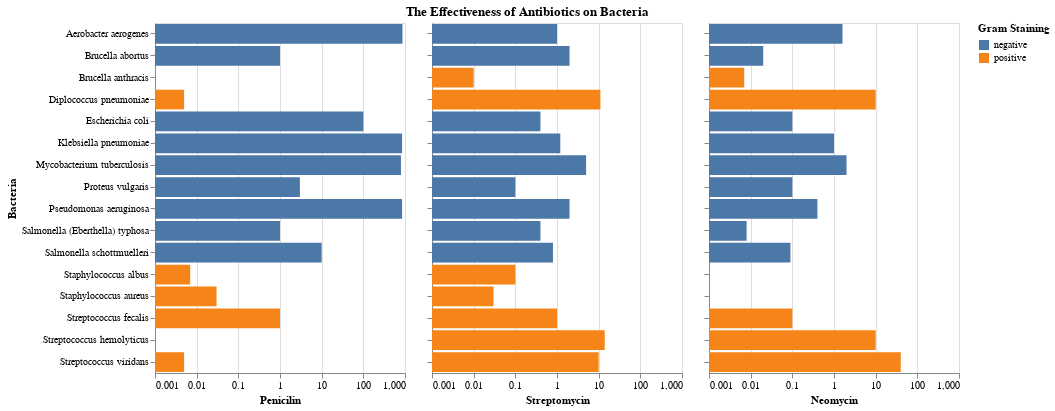

Notebook cell for this chart:
### Code cell
import altair as alt

grid_values = [0.001, 0.01, 0.1, 1, 10, 100, 1000]

chart1 = alt.Chart(antibiotics).mark_bar().encode(
    x=alt.X("Penicilin:Q", scale=alt.Scale(type="log", clamp=True, domain=[0.001, 1000]), axis=alt.Axis(grid=True, values=grid_values)),
    y=alt.Y("Bacteria"),
    color="Gram Staining",
).properties(
    width=250,
    height=350 
)

chart2 = alt.Chart(antibiotics).mark_bar().encode(
    x=alt.X("Streptomycin:Q", scale=alt.Scale(type="log", clamp=True, domain=[0.001, 1000]), axis=alt.Axis(grid=True, values=grid_values)),
    y=alt.Y("Bacteria", axis=alt.Axis(labels=False, title=None)),
    color="Gram Staining",
).properties(
    width=250,
    height=350 
)

chart3 = alt.Chart(antibiotics).mark_bar().encode(
    x=alt.X("Neomycin:Q", scale=alt.Scale(type="log", clamp=True, domain=[0.001, 1000]), axis=alt.Axis(grid=True, values=grid_values)),
    y=alt.Y("Bacteria", axis=alt.Axis(labels=False, title=None)),
    color="Gram Staining",
).properties(
    width=250,
    height=350
)


alt.hconcat(chart1, chart2, chart3).properties(
    title=alt.TitleParams("The Effectiveness of Antibiotics on Bacteria", anchor="middle")
)

### Figure 1 — Vega-Lite specification as saved in the notebook (floating-point values rounded to 4 significant figures)
{"config": {"view": {"continuousWidth": 300, "continuousHeight": 300}}, "hconcat": [{"mark": {"type": "bar"}, "encoding": {"color": {"field": "Gram Staining", "type": "nominal"}, "x": {"axis": {"grid": true, "values": [0.001, 0.01, 0.1, 1, 10, 100, 1000]}, "field": "Penicilin", "scale": {"clamp": true, "domain": [0.001, 1000], "type": "log"}, "type": "quantitative"}, "y": {"field": "Bacteria", "type": "nominal"}}, "height": 350, "width": 250}, {"mark": {"type": "bar"}, "encoding": {"color": {"field": "Gram Staining", "type": "nominal"}, "x": {"axis": {"grid": true, "values": [0.001, 0.01, 0.1, 1, 10, 100, 1000]}, "field": "Streptomycin", "scale": {"clamp": true, "domain": [0.001, 1000], "type": "log"}, "type": "quantitative"}, "y": {"axis": {"labels": false, "title": null}, "field": "Bacteria", "type": "nominal"}}, "height": 350, "width": 250}, {"mark": {"type": "bar"}, "encoding": {"color": {"field": "Gram Staining", "type": "nominal"}, "x": {"axis": {"grid": true, "values": [0.001, 0.01, 0.1, 1, 10, 100, 1000]}, "field": "Neomycin", "scale": {"clamp": true, "domain": [0.001, 1000], "type": "log"}, "type": "quantitative"}, "y": {"axis": {"labels": false, "title": null}, "field": "Bacteria", "type": "nominal"}}, "height": 350, "width": 250}], "data": {"name": "data-70d9bdb983fc631292457d1c62e80f9a"}, "title": {"text": "The Effectiveness of Antibiotics on Bacteria", "anchor": "middle"}, "$schema": "https://vega.github.io/schema/vega-lite/v5.20.1.json", "datasets": {"data-70d9bdb983fc631292457d1c62e80f9a": [{"Bacteria": "Aerobacter aerogenes", "Penicilin": 870.0, "Streptomycin": 1.0, "Neomycin": 1.6, "Gram Staining": "negative"}, {"Bacteria": "Brucella abortus", "Penicilin": 1.0, "Streptomycin": 2.0, "Neomycin": 0.02, "Gram Staining": "negative"}, {"Bacteria": "Brucella anthracis", "Penicilin": 0.001, "Streptomycin": 0.01, "Neomycin": 0.007, "Gram Staining": "positive"}, {"Bacteria": "Diplococcus pneumoniae", "Penicilin": 0.005, "Streptomycin": 11.0, "Neomycin": 10.0, "Gram Staining": "positive"}, {"Bacteria": "Escherichia coli", "Penicilin": 100.0, "Streptomycin": 0.4, "Neomycin": 0.1, "Gram Staining": "negative"}, {"Bacteria": "Klebsiella pneumoniae", "Penicilin": 850.0, "Streptomycin": 1.2, "Neomycin": 1.0, "Gram Staining": "negative"}, {"Bacteria": "Mycobacterium tuberculosis", "Penicilin": 800.0, "Streptomycin": 5.0, "Neomycin": 2.0, "Gram Staining": "negative"}, {"Bacteria": "Proteus vulgaris", "Penicilin": 3.0, "Streptomycin": 0.1, "Neomycin": 0.1, "Gram Staining": "negative"}, {"Bacteria": "Pseudomonas aeruginosa ", "Penicilin": 850.0, "Streptomycin": 2.0, "Neomycin": 0.4, "Gram Staining": "negative"}, {"Bacteria": "Salmonella (Eberthella) typhosa ", "Penicilin": 1.0, "Streptomycin": 0.4, "Neomycin": 0.008, "Gram Staining": "negative"}, {"Bacteria": "Salmonella schottmuelleri ", "Penicilin": 10.0, "Streptomycin": 0.8, "Neomycin": 0.09, "Gram Staining": "negative"}, {"Bacteria": "Staphylococcus albus ", "Penicilin": 0.007, "Streptomycin": 0.1, "Neomycin": 0.001, "Gram Staining": "positive"}, {"Bacteria": "Staphylococcus aureus ", "Penicilin": 0.03, "Streptomycin": 0.03, "Neomycin": 0.001, "Gram Staining": "positive"}, {"Bacteria": "Streptococcus fecalis ", "Penicilin": 1.0, "Streptomycin": 1.0, "Neomycin": 0.1, "Gram Staining": "positive"}, {"Bacteria": "Streptococcus hemolyticus ", "Penicilin": 0.001, "Streptomycin": 14.0, "Neomycin": 10.0, "Gram Staining": "positive"}, {"Bacteria": "Streptococcus viridans", "Penicilin": 0.005, "Streptomycin": 10.0, "Neomycin": 40.0, "Gram Staining": "positive"}]}}
